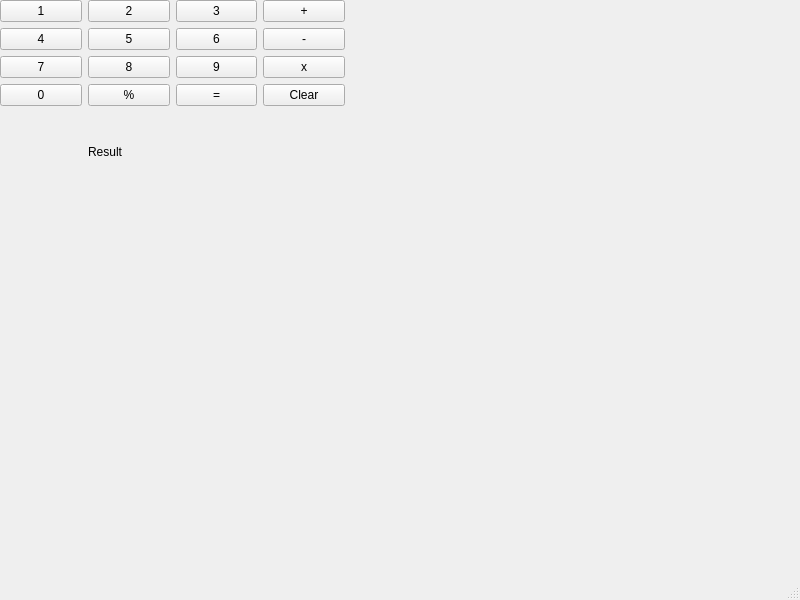
<?xml version="1.0" encoding="UTF-8"?>
<ui version="4.0">
 <class>MainWindow</class>
 <widget class="QMainWindow" name="MainWindow">
  <property name="geometry">
   <rect>
    <x>0</x>
    <y>0</y>
    <width>800</width>
    <height>600</height>
   </rect>
  </property>
  <property name="windowTitle">
   <string>MainWindow</string>
  </property>
  <widget class="QWidget" name="centralwidget">
   <widget class="QWidget" name="gridLayoutWidget">
    <property name="geometry">
     <rect>
      <x>0</x>
      <y>0</y>
      <width>345</width>
      <height>192</height>
     </rect>
    </property>
    <layout class="QGridLayout" name="gridLayout">
     <item row="1" column="1">
      <widget class="QPushButton" name="Button5">
       <property name="text">
        <string>5</string>
       </property>
      </widget>
     </item>
     <item row="2" column="2">
      <widget class="QPushButton" name="Button9">
       <property name="text">
        <string>9</string>
       </property>
      </widget>
     </item>
     <item row="0" column="0">
      <widget class="QPushButton" name="Button1">
       <property name="text">
        <string>1</string>
       </property>
      </widget>
     </item>
     <item row="2" column="3">
      <widget class="QPushButton" name="Multiply">
       <property name="text">
        <string>x</string>
       </property>
      </widget>
     </item>
     <item row="1" column="0">
      <widget class="QPushButton" name="Button4">
       <property name="text">
        <string>4</string>
       </property>
      </widget>
     </item>
     <item row="3" column="0">
      <widget class="QPushButton" name="Button0">
       <property name="text">
        <string>0</string>
       </property>
      </widget>
     </item>
     <item row="2" column="0">
      <widget class="QPushButton" name="Button7">
       <property name="text">
        <string>7</string>
       </property>
      </widget>
     </item>
     <item row="2" column="1">
      <widget class="QPushButton" name="Button8">
       <property name="text">
        <string>8</string>
       </property>
      </widget>
     </item>
     <item row="0" column="3">
      <widget class="QPushButton" name="Add">
       <property name="text">
        <string>+</string>
       </property>
      </widget>
     </item>
     <item row="0" column="2">
      <widget class="QPushButton" name="Button3">
       <property name="text">
        <string>3</string>
       </property>
      </widget>
     </item>
     <item row="0" column="1">
      <widget class="QPushButton" name="Button2">
       <property name="text">
        <string>2</string>
       </property>
      </widget>
     </item>
     <item row="1" column="2">
      <widget class="QPushButton" name="Button6">
       <property name="text">
        <string>6</string>
       </property>
      </widget>
     </item>
     <item row="1" column="3">
      <widget class="QPushButton" name="Subtract">
       <property name="text">
        <string>-</string>
       </property>
      </widget>
     </item>
     <item row="3" column="1">
      <widget class="QPushButton" name="Divide">
       <property name="text">
        <string>%</string>
       </property>
      </widget>
     </item>
     <item row="3" column="2">
      <widget class="QPushButton" name="Equals">
       <property name="text">
        <string>=</string>
       </property>
      </widget>
     </item>
     <item row="4" column="1" colspan="2">
      <widget class="QLabel" name="Result">
       <property name="text">
        <string>Result</string>
       </property>
      </widget>
     </item>
     <item row="3" column="3">
      <widget class="QPushButton" name="Clear">
       <property name="text">
        <string>Clear</string>
       </property>
      </widget>
     </item>
    </layout>
   </widget>
  </widget>
  <widget class="QMenuBar" name="menubar">
   <property name="geometry">
    <rect>
     <x>0</x>
     <y>0</y>
     <width>800</width>
     <height>21</height>
    </rect>
   </property>
  </widget>
  <widget class="QStatusBar" name="statusbar"/>
 </widget>
 <resources/>
 <connections/>
</ui>
